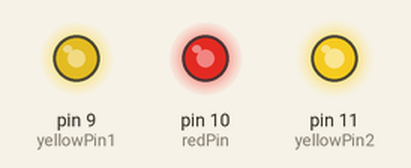
Simulated run of this sketch. Board: Arduino Uno, built with avr-gcc and run on an emulated ATmega328P. Parts: output pins drawn as LEDs (lit = HIGH). Random numbers use the default seed unless the sketch sets one.

Above: at 0.37 s.
At 7.48 s:
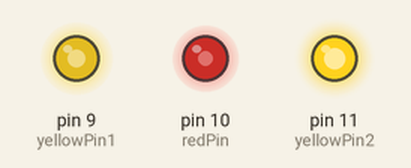
At 10.59 s:
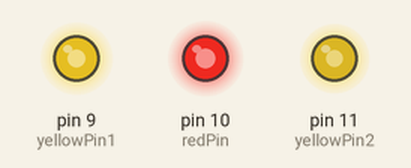
At 21.12 s:
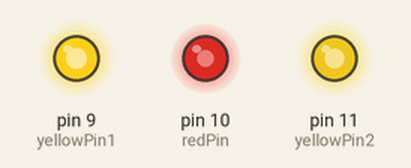
At 28.18 s:
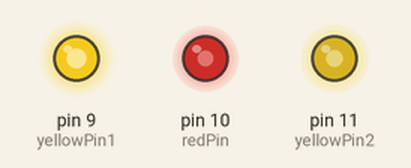
At 39.32 s:
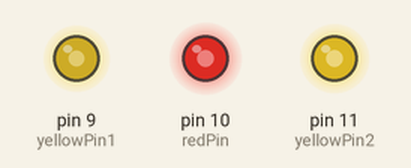
Timing chart, 0 to 40.0 s (numbered marks = the images above):
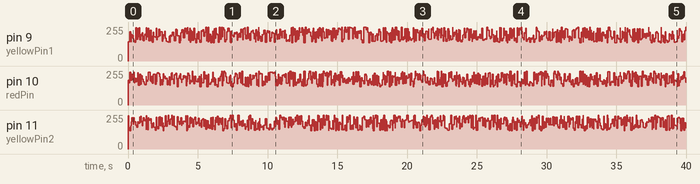

The sketch:

09.Fogo.ino
```cpp
// Projeto 9 - Efeito de fogo com LEDs


// Pinos PWM
// (LED vermelho entre dois amarelos)
byte yellowPin1 = 9;
byte redPin = 10;
byte yellowPin2 = 11;

void setup()
{}

void loop()
{
  analogWrite(yellowPin1, random(120) + 136);
  analogWrite(redPin, random(120) + 136);
  analogWrite(yellowPin2, random(120) + 136);
  delay(random(100));
}
```
